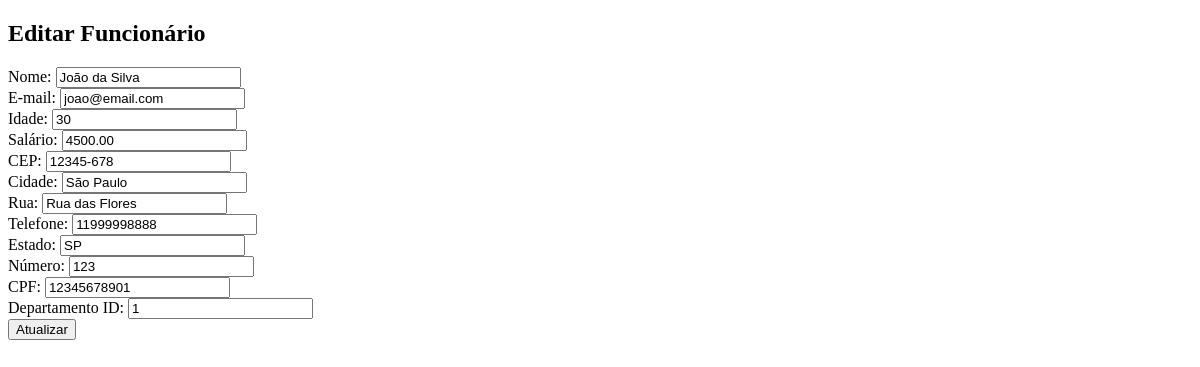
/pages-admin/Funcionario/editar-funcionario.php?id=2, run on an earlier commit of the app's database.
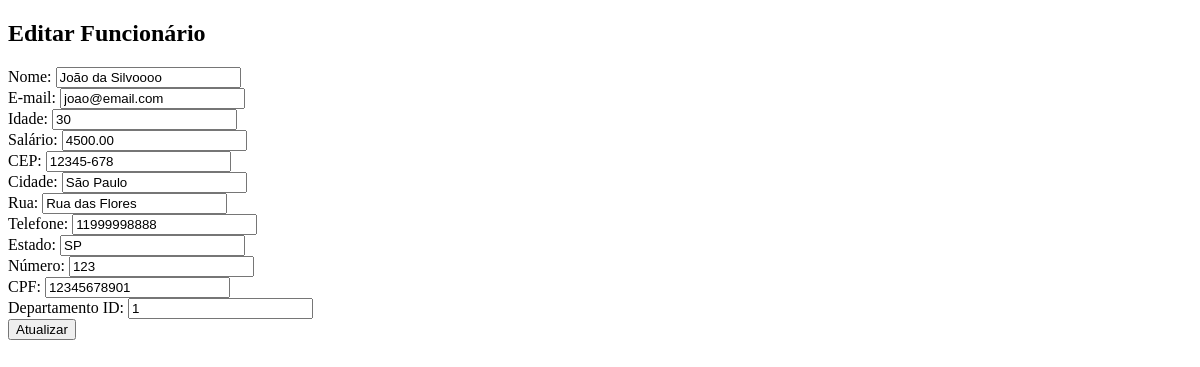
And on a later commit of the database.
### tables this page shows
CREATE TABLE IF NOT EXISTS `funcionarios` (
  `id` int NOT NULL AUTO_INCREMENT,
  `nome` varchar(255) NOT NULL,
  `email` varchar(255) NOT NULL,
  `idade` int DEFAULT NULL,
  `salario` decimal(10,2) DEFAULT NULL,
  `cep` varchar(20) DEFAULT NULL,
  `cidade` varchar(100) DEFAULT NULL,
  `rua` varchar(255) DEFAULT NULL,
  `telefone` varchar(20) DEFAULT NULL,
  `estado` varchar(50) DEFAULT NULL,
  `numero` varchar(10) DEFAULT NULL,
  `role_id` int NOT NULL DEFAULT '2',
  `cpf` varchar(14) NOT NULL,
  `departamento_id` int DEFAULT NULL,
  `senha` varchar(255) NOT NULL,
  PRIMARY KEY (`id`),
  UNIQUE KEY `cpf` (`cpf`),
  KEY `fk_departamento` (`departamento_id`)
);

### pages-admin/Funcionario/editar-funcionario.php (the view, shortened to what this page needs)
<?php
include(__DIR__ . "/../../Controller/Conect/conecao.php");
$funcionario_id = $_GET['id'];
$stmt = $pdo->prepare("SELECT * FROM funcionarios WHERE id = :id");
$stmt->bindParam(':id', $funcionario_id);
$stmt->execute();
$funcionario = $stmt->fetch(PDO::FETCH_ASSOC);
?>
<!DOCTYPE html>
<html lang="pt-br">
<head>
</head>
<body>
    <h2>Editar Funcionário</h2>
    <form action="<?php echo BASE_URL; ?>Controller/admin/editar-funcionario-process.php?id=<?php echo $funcionario['id']; ?>" method="POST">
        <label for="nome">Nome:</label>
        <input type="text" id="nome" name="nome" value="<?php echo $funcionario['nome']; ?>" required><br>
        <label for="email">E-mail:</label>
        <input type="email" id="email" name="email" value="<?php echo $funcionario['email']; ?>" required><br>
        <label for="idade">Idade:</label>
        <input type="number" id="idade" name="idade" value="<?php echo $funcionario['idade']; ?>" required><br>
        <label for="salario">Salário:</label>
        <input type="text" id="salario" name="salario" value="<?php echo $funcionario['salario']; ?>" required><br>
        <label for="cep">CEP:</label>
        <input type="text" id="cep" name="cep" value="<?php echo $funcionario['cep']; ?>" required><br>
        <label for="cidade">Cidade:</label>
        <input type="text" id="cidade" name="cidade" value="<?php echo $funcionario['cidade']; ?>" required><br>
        <label for="rua">Rua:</label>
        <input type="text" id="rua" name="rua" value="<?php echo $funcionario['rua']; ?>" required><br>
        <label for="telefone">Telefone:</label>
        <input type="text" id="telefone" name="telefone" value="<?php echo $funcionario['telefone']; ?>" required><br>
        <label for="estado">Estado:</label>
        <input type="text" id="estado" name="estado" value="<?php echo $funcionario['estado']; ?>" required><br>
        <label for="numero">Número:</label>
        <input type="text" id="numero" name="numero" value="<?php echo $funcionario['numero']; ?>" required><br>
        <label for="cpf">CPF:</label>
        <input type="text" id="cpf" name="cpf" value="<?php echo $funcionario['cpf']; ?>" required><br>
        <label for="departamento_id">Departamento ID:</label>
        <input type="text" id="departamento_id" name="departamento_id" value="<?php echo $funcionario['departamento_id']; ?>" required><br>
        <input type="submit" value="Atualizar">
    </form>
</body>
</html>

What changed in the data, as far as the page shows it:
changed funcionarios "joao@email.com": nome "João da Silva" → "João da Silvoooo"
